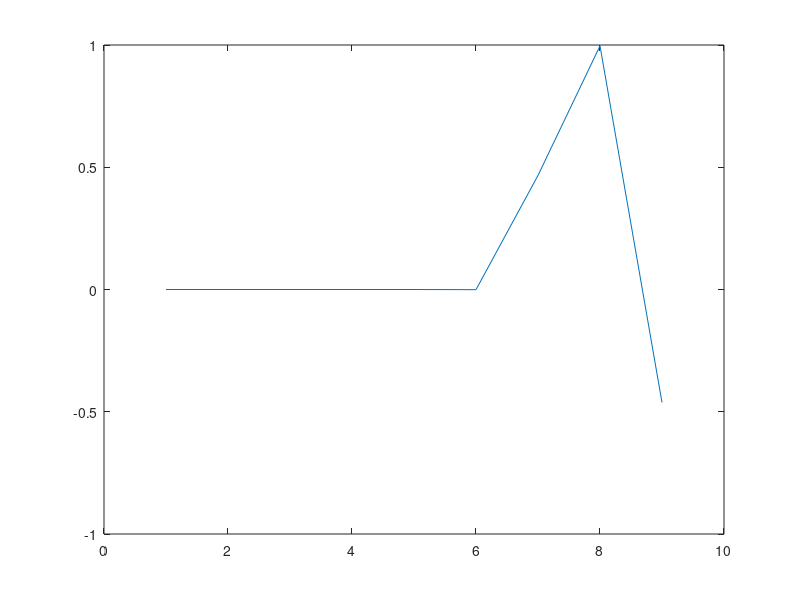

MATLAB code for this plot: (Note: this script raises an error after producing the figure.)
% Script to generate and fit simulated data according to a conditional intensity
% with spline based history dependence
clear; rng(0);

% Define spline parameters 
lastknot = 100; numknots = 5;
%c_pt_times_all = [-10 linspace(0,lastknot+1,numknots+1) lastknot+10];
c_pt_times_all = [-10 0 5 10 30 50 75 101 102];
s = 0.5;  % Define Tension Parameter

% Construct spline matrix
S = zeros(lastknot,numknots);
for i=1:lastknot  
    nearest_c_pt_index = max(find(c_pt_times_all<i));
    nearest_c_pt_time = c_pt_times_all(nearest_c_pt_index);
    next_c_pt_time = c_pt_times_all(nearest_c_pt_index+1);
    next2 = c_pt_times_all(nearest_c_pt_index+2);
    u = (i-nearest_c_pt_time)/(next_c_pt_time-nearest_c_pt_time);
    l = (next2-next_c_pt_time)/(next_c_pt_time-nearest_c_pt_time);
    p=[u^3 u^2 u 1]*[-s 2-s/l s-2 s/l;2*s s/l-3 3-2*s -s/l;-s 0 s 0;0 1 0 0];
    S(i,nearest_c_pt_index-1:nearest_c_pt_index+2) = p;   
end

% Simulate spiking activity 
nsteps = 50000;
spiketrain = zeros(nsteps,1);
theta = [log(.05) 0 -2 .5 0 -.2 .2 0 0 0];
for i=lastknot+1:nsteps,
    lambda(i) = exp(theta*[1; S'*spiketrain(i-1:-1:i-lastknot)]);
    spiketrain(i) = min(poissrnd(lambda(i)),1);
end;

%figure();plot(spiketrain);

% Build design matrix for multiplicative history model 
Hist = [];
for i=1:lastknot,
	Hist = [Hist spiketrain(lastknot-i+1:end-i)];
end;
figure();
for tt = 1:100
    plot(S(tt,:));
    pause(0.1)
end
X = Hist*S;
y=spiketrain(lastknot+1:end);

% Fit point process GLM 
[b dev stats] = glmfit(X,y,'poisson');
[yhat,dylo,dyhi] = glmval(b,S,'log',stats);
ytrue = glmval(theta',S,'log');

figure();
% Plot results
plot(1:lastknot,ytrue,1:lastknot,yhat,1:lastknot,yhat+dyhi,'r',1:lastknot,yhat-dylo,'r');
xlabel('Lag (ms)');
ylabel('Intensity based on a single spike at given lag');
legend('True','Model fit','Error bounds');